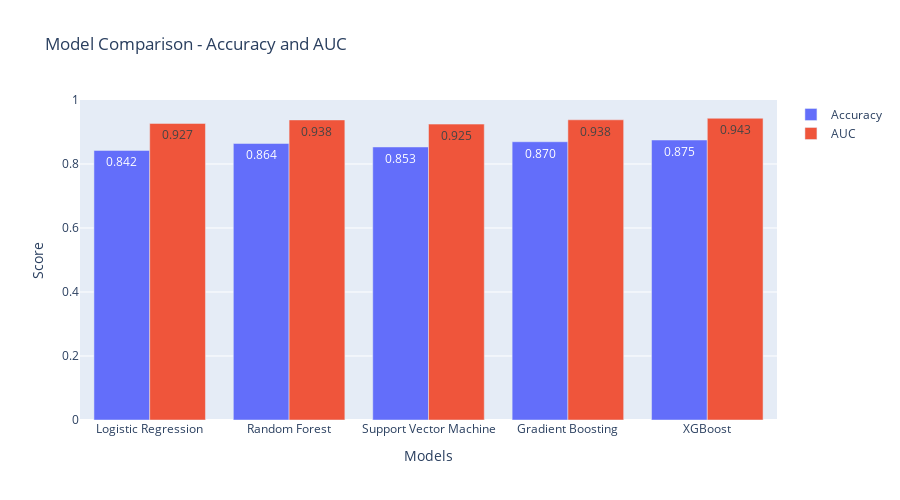

The notebook cell this image was saved under:
### Markdown cell above
#### Accuracy und AUC

### Code cell
# Gesamtvergleich aller Modelle (Accuracy und AUC)
comparison_fig = plot_model_comparison_plotly(accuracies, auc_scores)
comparison_fig.show()

### Figure 1 — Plotly figure (JSON) as saved in the notebook; plotly's stock layout.template omitted (floating-point values rounded to 4 significant figures)
{"data": [{"name": "Accuracy", "text": ["0.842", "0.864", "0.853", "0.870", "0.875"], "textposition": "auto", "type": "bar", "x": ["Logistic Regression", "Random Forest", "Support Vector Machine", "Gradient Boosting", "XGBoost"], "y": [0.8424, 0.8641, 0.8533, 0.8696, 0.875]}, {"name": "AUC", "text": ["0.927", "0.938", "0.925", "0.938", "0.943"], "textposition": "auto", "type": "bar", "x": ["Logistic Regression", "Random Forest", "Support Vector Machine", "Gradient Boosting", "XGBoost"], "y": [0.9268, 0.9377, 0.9246, 0.9381, 0.943]}], "layout": {"barmode": "group", "height": 500, "title": {"text": "Model Comparison - Accuracy and AUC"}, "width": 900, "xaxis": {"title": {"text": "Models"}}, "yaxis": {"range": [0, 1], "title": {"text": "Score"}}}}
